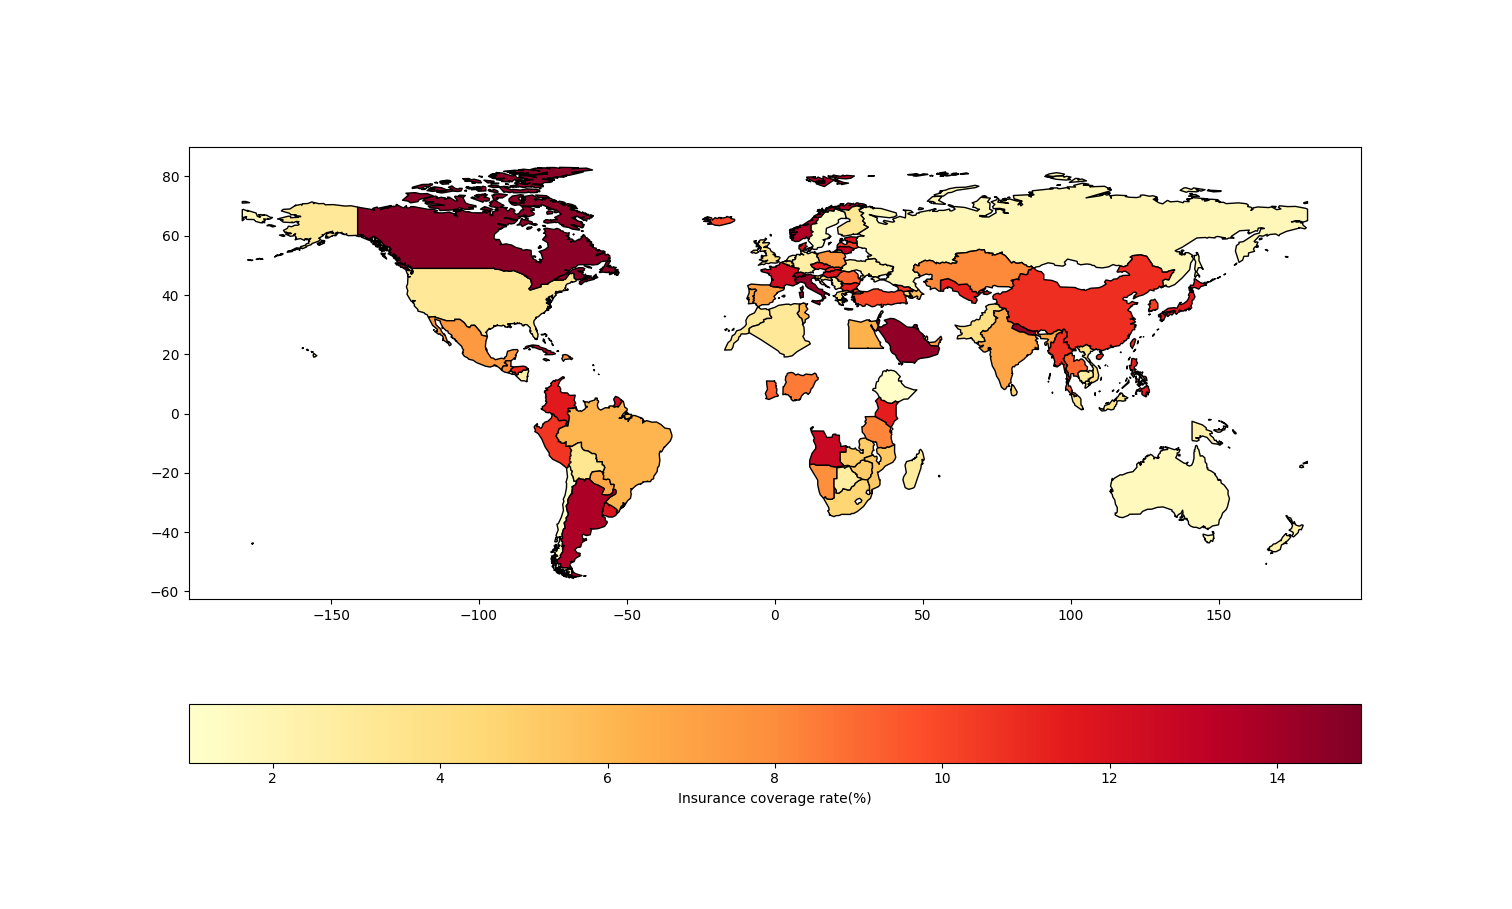

Write the Python code that produced this figure.
import geopandas as gpd
import pandas as pd
import matplotlib.pyplot as plt

# 加载行政区划数据（GeoJSON文件）
mapp = gpd.read_file("world.zh.json")

# 加载保险和极端天气相关数据
data = pd.read_csv("全球保险渗透率_100国家.csv")  # 包括地区、投保率等

# 合并数据
merged_data = mapp.merge(data, how="left", left_on="name", right_on="国家")

# 绘制热力图
fig, ax = plt.subplots(1, 1, figsize=(12,20))
merged_data.plot(column='Insurance coverage rate', 
                 cmap='YlOrRd', 
                 legend=True, 
                 legend_kwds={'label': "Insurance coverage rate(%)",'orientation': "horizontal"},
                 edgecolor='black',
                 ax=ax)

plt.show()
